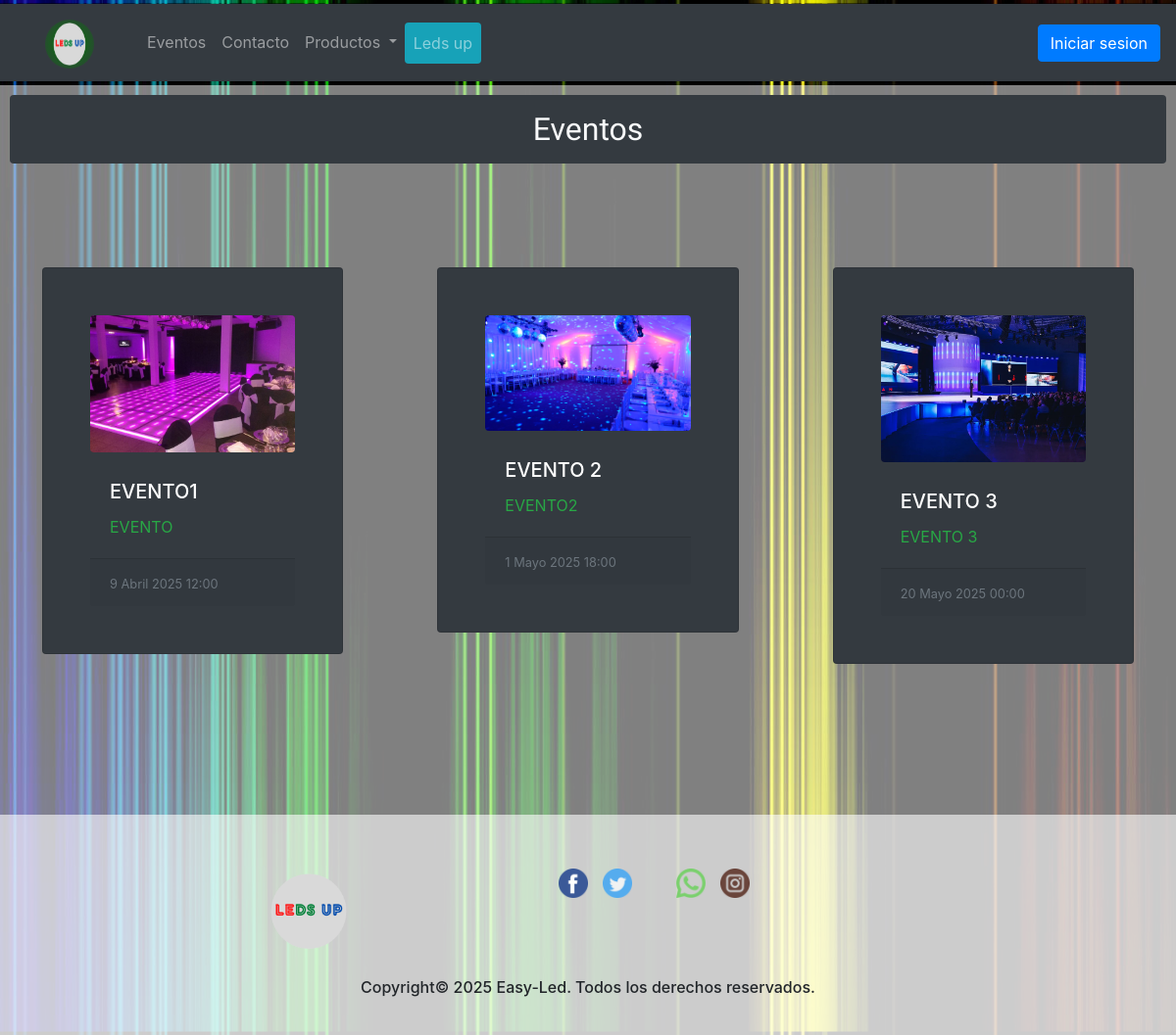
/eventos, run on the app's committed database.
### web/models.py (models this page shows, shortened)
class Evento(models.Model):
    nombre_evento = models.CharField(max_length=100)
    fecha = models.DateTimeField('Fecha de creacion', default=timezone.now)
    detalle = models.TextField()

class ImagenesEventos(models.Model):
    evento = models.ForeignKey(Evento, on_delete=models.CASCADE)
    nombre_imagen = models.CharField(max_length=100)
    imagen = models.ImageField('img', upload_to=ruta_imagen_evento, null=True, blank=True)
    @property
    def url(self):
        url_modificada = self.imagen.url.replace('web/static', '')
        return url_modificada

### web/views.py (the view)
# urls.py: path("eventos", views.EventsPage.as_view(), name="events"),
class EventsPage(generic.ListView):
    template_name = 'web/eventos.html'
    context_object_name = 'events_list'
    def get_queryset(self):
        return Evento.objects.get_queryset()
    def get_context_data(self, **kwargs):
        context = super().get_context_data(**kwargs)
        context['listado_tipos_productos'] = TipoProducto.objects.get_queryset()
        context['listado_productos'] = Producto.objects.get_queryset()
        return context

### ledsup/context_processors.py (called while the page is built)
def estado_conectado(request):
    if request.user.is_authenticated:
        try:
            conectado = UserConnectionStatus.objects.get(user=request.user).connected
        except UserConnectionStatus.DoesNotExist:
            conectado = False
    else:
        conectado = False
    return {"estado_conectado": conectado}

### web/context_processors.py (called while the page is built)
def get_current_year_to_context(request):
    current_datetime = datetime.datetime.now()
    return {
        'current_year': current_datetime.year
    }

### web/templates/web/eventos.html
{% extends "web/base_generic.html" %}
{% block content %}
    <section>
        {% load static %}
        <h2 class="text-center shadow-lg p-3 mb-5 rounded bg-dark text-light bruno-ace-sc-regular">Eventos</h2>
        <div class="row row-cols-1 row-cols-md-5 g-4">
            {% for card in events_list %}
                <div class="col p-5 mb-5">
                    <div class="card shadow-lg p-5 mb-5 bg-dark rounded">
                        <a class="venobox" href="{% static card.imageneseventos_set.first.url %}">
                            <img src="{% static card.imageneseventos_set.first.url %}"
                                 class="figure-img img-fluid rounded" alt="img">
                        </a>
                        <div class="card-body">
                            <h5 class="card-title text-white">{{ card.nombre_evento }}</h5>
                            <p class="card-text text-success">{{ card.detalle }}</p>
                        </div>
                        <div class="card-footer">
                            <small class="text-muted">{{ card.fecha }}</small>
                        </div>
                    </div>
                </div>
            {% endfor %}
        </div>
    </section>
{% endblock %}

### web/static/web/css/style.css (style rules this page uses)
body { background-image: url('/static/web/imagenes/Fondo.jpg'); background-position: center center; background-repeat: repeat; background-attachment: fixed; background-color: black; }
section { padding: 10px; margin-left: auto; margin-right: auto; background-color: rgba(255, 255, 255, 0.5); }
.bruno-ace-sc-regular { font-family: "Bruno Ace SC", sans-serif; font-weight: 400; font-style: normal; }

### web/static/web/css/cartasMain.css (style rules this page uses)
.card { background-color: rgba(255, 255, 255, 0.2); padding: 20px; margin: 10px 0px; }

### data on the page
Evento: id.imagen (picture), nombre_evento "EVENTO1", detalle "EVENTO", fecha "9 Abril 2025 12:00"
Evento: id.imagen (picture), nombre_evento "EVENTO 2", detalle "EVENTO2", fecha "1 Mayo 2025 18:00"
Evento: id.imagen (picture), nombre_evento "EVENTO 3", detalle "EVENTO 3", fecha "20 Mayo 2025 00:00"
